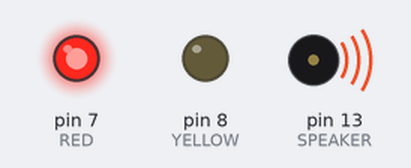
Bench run of a sketch on a simulated Arduino Uno, built with avr-gcc and run on an emulated ATmega328P. Shown: output pins drawn as LEDs (lit = HIGH), buzzer (waves = sounding).

Above: at 0.2 s.
At 1.7 s:
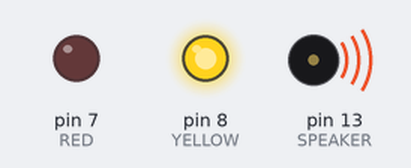
Timing chart, 0 to 3.0 s (numbered marks = the images above):
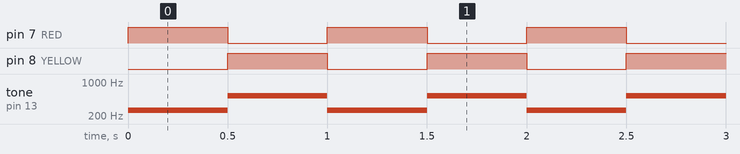

The sketch:

_2_LEDs.ino
```cpp
#define RED       7
#define YELLOW    8
#define SPEAKER   13
#define LOW_NOTE  262
#define HIGH_NOTE 523
#define DUR       500
void setup()
{

  pinMode(RED,OUTPUT);
  pinMode(YELLOW,OUTPUT);
  pinMode(SPEAKER,OUTPUT);
}

void loop()
{
  // step 1: turn on
  digitalWrite(RED,HIGH);
  digitalWrite(YELLOW,LOW);
  tone(SPEAKER, LOW_NOTE, DUR);
 // step 2: wait for 1 second.
  delay(DUR);

  // step 3: turn off
  digitalWrite(RED,LOW);
  digitalWrite(YELLOW,HIGH);
  tone(SPEAKER, HIGH_NOTE, DUR);
  // step 4: wait for 1 second.
  delay(DUR);
}
```

Measured:
- by itself, pin 7 (RED), pin 8 (YELLOW): alternates HIGH for 0.50 s and LOW for 0.50 s
- by itself, tone on pin 13 (SPEAKER): alternates 523 Hz for 0.50 s and 262 Hz for 0.50 s
